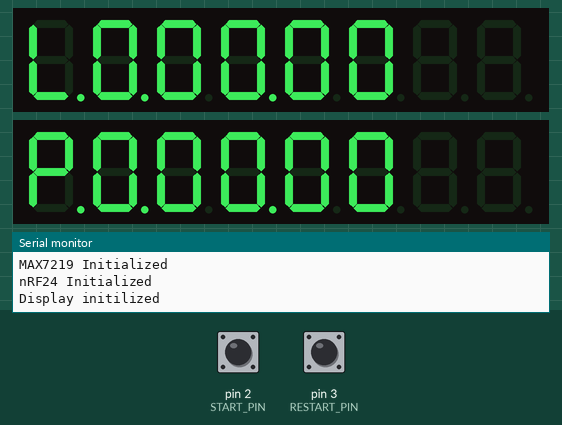
A sketch run on a simulated Arduino Nano, built with avr-gcc and run on an emulated ATmega328P. Parts: 2 × 8-digit seven-segment display, the last lines printed to the serial monitor. The inputs (shaded band) are chosen by the test bench; at power-on: pin 2 (START_PIN) HIGH, pin 3 (RESTART_PIN) HIGH. No radio packets arrive unless stated.

Above: at 2.2 s.
2.3 s: pin 2 (START_PIN) pulled LOW for 0.15 s
At 2.47 s:
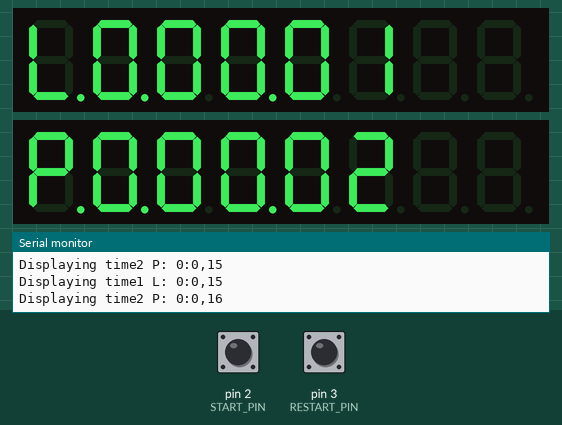
3.9 s: pin 3 (RESTART_PIN) pulled LOW for 0.15 s
At 5.1 s:
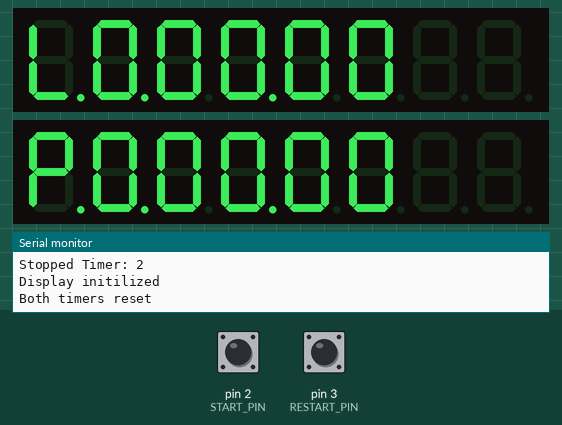
5.5 s: pin 2 (START_PIN) pulled LOW for 1 s
At 6.89 s:
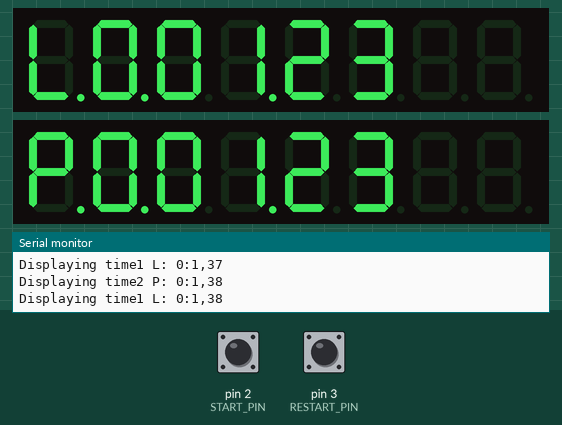
Timing chart, 0 to 8.5 s (numbered marks = the images above; inputs shaded):
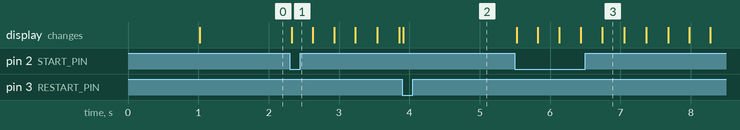

The sketch:

Base-Nano-Final.ino
```cpp
#include "Arduino.h"
#include "printf.h"
#include <SPI.h>
#include <RF24.h>
#include <RF24Network.h>
#include <SoftwareSerial.h>
#include <LedControl.h> // Include the LedControl library for MAX7219

#define START_PIN 2   // Start button pin
#define RESTART_PIN 3 // Restart button pin
#define CSN 9         // Chip Select pin of nRF24 module (negate)
#define CE 10          // Chip Enable pin of nRF24 module (nRF24L01)

// MAX7219 configuration
#define DATA_IN 6    // Data pin for MAX7219
#define CLK 7        // Clock pin for MAX7219
#define CS_PIN 8     // Chip Select pin for MAX7219
LedControl lc = LedControl(DATA_IN, CLK, CS_PIN, 2); // 2 devices connected

#define blinkDuration 1000 // Duration to blink in milliseconds

unsigned long startTime1 = 0; // Timer start time for display 1
unsigned long startTime2 = 0; // Timer start time for display 2
unsigned long elapsedTime1 = 0;
unsigned long elapsedTime2 = 0;
bool timing1 = false; // Timing state for display 1
bool timing2 = false; // Timing state for display 2
bool started = false; // Flag to determine when timing is started

int hundreds1 = 0;
int seconds1 = 0;
int minutes1 = 0;

int hundreds2 = 0;
int seconds2 = 0;
int minutes2 = 0;

// Debounce variables
unsigned long lastDebounceTimeRestart = 0; // Last time the restart button was pressed
const unsigned long debounceDelay = 500; // Debounce time in milliseconds

// RF24 configuration
RF24 radio(CE, CSN);  // CE, CSN pins
RF24Network network(radio);  // Network uses that radio
const uint16_t this_node = 00;   // Address of our node in Octal format
const uint16_t other_node[] = {01, 02, 03}; // Address of the other node

void setup() {
  while (!Serial) {}// some boards need this because of native USB capability
  Serial.begin(115200); // Start serial communication
  Serial.println("Start of program");
  printf_begin();  // needed for RF24* libs' internal printf() calls

  // Set the buttons as input with internal pull-up
  pinMode(START_PIN, INPUT_PULLUP);
  pinMode(RESTART_PIN, INPUT_PULLUP);

  // Initialize the MAX7219
  lc.shutdown(0, false);       // Wake up the first MAX7219
  lc.shutdown(1, false);       // Wake up the second MAX7219
  lc.setIntensity(0, 15);      // Set brightness level for the first display (0 is min, 15 is max)
  lc.setIntensity(1, 15);      // Set brightness level for the second display
  lc.clearDisplay(0);          // Clear display register for the first display
  lc.clearDisplay(1);          // Clear display register for the second display
  Serial.println("MAX7219 Initialized");
  delay(1000);
  // nRF24 setting
  if (!radio.begin()) { // Initialize RF24
    Serial.println(F("Radio hardware not responding!"));
    displayErrorMessage();
    while (1) { /* hold in infinite loop */ }
  }
  network.begin(/*channel*/90, /*node address*/ this_node);
  radio.setAutoAck(true);
  radio.setRadiation(3, 1, 1);
  radio.printPrettyDetails();
  Serial.println("nRF24 Initialized");

  // Display initial time
  displayInitialTime();
}

void loop() {
  network.update(); // Update network to handle incoming messages
  handleReceivedMessage();
  if (digitalRead(START_PIN) == LOW && !timing1 && !timing2){ startTimer();} // starting timer via button on D2
  // Read the restart button with debounce
  if (digitalRead(RESTART_PIN) == LOW && millis() - lastDebounceTimeRestart > debounceDelay) {
    lastDebounceTimeRestart = millis(); // Update the last debounce time
    resetTimer();
  }
  if (timing1) { countTime(1); } // Update the display if timing for display 1
  if (timing2) { countTime(2); } // Update the display if timing for display 2

  // Check if both timers are stopped
  if (!timing1 && !timing2 && started) {
    if (elapsedTime1 > elapsedTime2) {
      // Left timer is faster
      blinkTime(1); // Blink right time
    } else {
      // Right timer is faster or equal
      blinkTime(2); // Blink left time
    }
  }
}

void startTimer() { // Function to start both timers
  startTime1 = millis(); // Start the timer for display 1
  startTime2 = millis(); // Start the timer for display 2
  timing1 = true; // Set timing to true for display 1
  timing2 = true; // Set timing to true for display 2
  started = true;
  Serial.println("Both timers started");
}

void stopTimer(int displayNumber) { // Function to stop the timer
  if (displayNumber == 1) {
    timing1 = false; // Set timing to false for display 1
  } else if (displayNumber == 2) {
    timing2 = false; // Set timing to false for display 2
  }
  Serial.println("Stopped Timer: " + String(displayNumber));
}

void resetTimer() { // Function to reset both timers and displays
  stopTimer(1); // Stop the timer for display 1
  stopTimer(2); // Stop the timer for display 2
  displayInitialTime();
  startTime1 = 0; // Reset start time for display 1
  startTime2 = 0; // Reset start time for display 2
  started = false;
  Serial.println("Both timers reset");
}

void countTime(int displayNumber) { // Function to count elapsed time
  if (displayNumber == 1) {
    elapsedTime1 = millis() - startTime1; // Calculate elapsed time for display 1
    hundreds1 = (elapsedTime1 / 10) % 100; // Get hundredths
    seconds1 = (elapsedTime1 / 1000) % 60; // Get seconds
    minutes1 = (elapsedTime1 / 60000) % 9; // Get minutes
    Serial.print("Displaying time1 L: ");
    Serial.print(minutes1);
    Serial.print(":");
    Serial.print(seconds1);
    Serial.print(",");
    Serial.println(hundreds1);
    // Display time in mm:ss format on the first display
    lc.setChar(0, 7, 'L', true); // Units of minutes
    lc.setDigit(0, 6, minutes1 % 10, true); // Units of minutes
    lc.setDigit(0, 5, seconds1 / 10, false); // Tens of seconds
    lc.setDigit(0, 4, seconds1 % 10, true); // Units of seconds
    lc.setDigit(0, 3, hundreds1 / 10, false); // Tens of milliseconds
    lc.setDigit(0, 2, hundreds1 % 10, false); // Units of milliseconds
    lc.setChar(0, 1, ' ', false);
    lc.setChar(0, 0, ' ', false);

  } else if (displayNumber == 2) {
    elapsedTime2 = millis() - startTime2; // Calculate elapsed time for display 2
    hundreds2 = (elapsedTime2 / 10) % 100; // Get hundredths
    seconds2 = (elapsedTime2 / 1000) % 60; // Get seconds
    minutes2 = (elapsedTime2 / 60000) % 60; // Get minutes
    Serial.print("Displaying time2 P: ");
    Serial.print(minutes2);
    Serial.print(":");
    Serial.print(seconds2);
    Serial.print(",");
    Serial.println(hundreds2);
    // Display time in mm:ss format on the second display
    lc.setChar(1, 7, 'P', true); // Units of minutes
    lc.setDigit(1, 6, minutes2 % 10, true); // Units of minutes
    lc.setDigit(1, 5, seconds2 / 10, false); // Tens of seconds
    lc.setDigit(1, 4, seconds2 % 10, true); // Units of seconds
    lc.setDigit(1, 3, hundreds2 / 10, false); // Tens of milliseconds
    lc.setDigit(1, 2, hundreds2 % 10, false); // Units of milliseconds
    lc.setChar(1, 1, ' ', false);
    lc.setChar(1, 0, ' ', false);
  }
}

void blinkTime(int displayNumber) {
  static unsigned long lastBlinkTime = 0; // Store the last blink time
  static bool blinkState = false; // Track the blink state

  if (millis() - lastBlinkTime >= blinkDuration) {
    lastBlinkTime = millis(); // Update the last blink time
    blinkState = !blinkState; // Toggle blink state

    if (displayNumber == 1) {
      if (blinkState) {
        Serial.print("Displaying time1 L: ");
        Serial.print(minutes1);
        Serial.print(":");
        Serial.print(seconds1);
        Serial.print(",");
        Serial.println(hundreds1);
        // Display time in mm:ss format on the first display
        lc.setChar(0, 7, 'L', true); // Units of minutes
        lc.setDigit(0, 6, minutes1 % 10, true); // Units of minutes
        lc.setDigit(0, 5, seconds1 / 10, false); // Tens of seconds
        lc.setDigit(0, 4, seconds1 % 10, true); // Units of seconds
        lc.setDigit(0, 3, hundreds1 / 10, false); // Tens of milliseconds
        lc.setDigit(0, 2, hundreds1 % 10, false); // Units of milliseconds
        lc.setChar(0, 1, ' ', false);
        lc.setChar(0, 0, ' ', false);; // Display the first timer
      } else {
        lc.clearDisplay(0); // Clear the first display
      }
    }

    // Clear the display and redraw both times
    if (displayNumber == 2) {
      if (blinkState) {
        Serial.print("Displaying time2 P: ");
        Serial.print(minutes2);
        Serial.print(":");
        Serial.print(seconds2);
        Serial.print(",");
        Serial.println(hundreds2);
        // Display time in mm:ss format on the second display
        lc.setChar(1, 7, 'P', true); // Units of minutes
        lc.setDigit(1, 6, minutes2 % 10, true); // Units of minutes
        lc.setDigit(1, 5, seconds2 / 10, false); // Tens of seconds
        lc.setDigit(1, 4, seconds2 % 10, true); // Units of seconds
        lc.setDigit(1, 3, hundreds2 / 10, false); // Tens of milliseconds
        lc.setDigit(1, 2, hundreds2 % 10, false); // Units of milliseconds
        lc.setChar(1, 1, ' ', false);
        lc.setChar(1, 0, ' ', false);
      } else {
        lc.clearDisplay(1); // Clear the second display
      }
    }
  }
}

void displayInitialTime() {
    lc.setChar(0, 0, ' ', false);
    lc.setChar(0, 1, ' ', false);
    lc.setChar(0, 2, '0', false);
    lc.setChar(0, 3, '0', false);
    lc.setChar(0, 4, '0', true);
    lc.setChar(0, 5, '0', false);
    lc.setChar(0, 6, '0', true);
    lc.setChar(0, 7, 'L', true);

    lc.setChar(1, 0, ' ', false);
    lc.setChar(1, 1, ' ', false);
    lc.setChar(1, 2, '0', false);
    lc.setChar(1, 3, '0', false);
    lc.setChar(1, 4, '0', true);
    lc.setChar(1, 5, '0', false);
    lc.setChar(1, 6, '0', true);
    lc.setChar(1, 7, 'P', true);
    Serial.println("Display initilized");
}

void handleReceivedMessage() {
  // Check for incoming messages
  RF24NetworkHeader header;
  if (network.available()) {
    network.peek(header); // Peek to get the header
    char dataBuffer[32]; // Buffer to store incoming data
    network.read(header, &dataBuffer, sizeof(dataBuffer)); // Read the incoming data

    // Stop the timer based on the sender node
    if (header.from_node == 1){ stopTimer(1);} // Stop timer for display 1 if message is from node 1
    if (header.from_node == 2){ stopTimer(2);} // Stop timer for display 2 if message is from node 2
    // Start or restart timer, Node3 is starting pistol
    if (header.from_node == 3) {
      if (dataBuffer == "START" && !timing1 && !timing2) { startTimer();}
      if (dataBuffer == "RESET") { resetTimer();}
    }
    // The library automatically sends an ACK if the message was processed correctly
  }
}

void displayErrorMessage() {
    // Test with simple characters
    lc.setChar(0, 7, 'E', false);
    lc.setChar(0, 6, 'A', false);
    lc.setChar(0, 5, 'A', false);
    lc.setChar(0, 4, '0', false);
    lc.setChar(0, 3, 'A', false);
    lc.setChar(0, 2, ' ', false);
    lc.setChar(0, 1, ' ', false);
    lc.setChar(0, 0, ' ', false);

    lc.setChar(1, 7, ' ', false);
    lc.setChar(1, 6, ' ', false);
    lc.setChar(1, 5, ' ', false);
    lc.setChar(1, 4, 'P', false);
    lc.setChar(1, 3, 'A', false);
    lc.setChar(1, 2, 'D', false);
    lc.setChar(1, 1, '1', false);
    lc.setChar(1, 0, '0', false);
}
```

Measured:
- after the input at 2.3 s, the display: changes at once (image 1)
- after the input at 5.5 s, the display: first changes at once (image 3 shows a later state)
